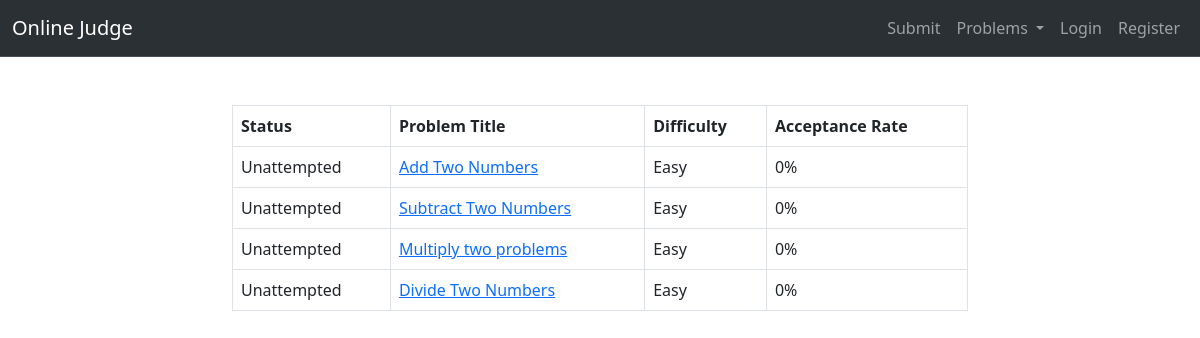
The page / on the database its author committed.
### code_execution/models.py (models this page shows)
class Problem(models.Model):
    difficulty_choices = [("Easy", "Easy"), ("Medium", "Medium"), ("Difficult", "Difficult")]
    problem_id = models.CharField(max_length=120)
    problem_title = models.CharField(max_length=200)
    problem_statement = models.TextField(max_length=10000)
    difficulty = models.CharField(max_length=50, choices=difficulty_choices, default="Easy")
    count_solved = models.IntegerField(default=0)
    count_attempted = models.IntegerField(default=0)
    user_uploaded = models.ForeignKey(User, on_delete=models.SET_NULL, null=True)

### code_execution/views.py (the view)
# urls.py: path('', views.show_problem, name="show_problems")
def show_problem(request):
    problems = Problems.objects.all()
    updated_problems = []
    for problem in problems:
        new_object = {'problem': problem}
        if Submission.objects.filter(Q(problem__problem_id=problem.problem_id) & Q(verdict="ACCEPTED") & Q(
                user__username=request.user.username)).exists():
            new_object['status'] = "Solved"
        elif Submission.objects.filter(
                Q(problem__problem_id=problem.problem_id) & Q(user__username=request.user.username)).exists():
            new_object['status'] = "Unsolved"
        else:
            new_object['status'] = "Unattempted"
        updated_problems.append((new_object))
    return render(request, "code_execution/problems.html", {"problems": updated_problems})

### code_execution/templates/code_execution/problems.html
{% extends "users/base.html" %}
{% block content %}
    <div class="container mt-5">
        <div class="row justify-content-center">
            <div class="col-md-8">
                <table class="table table-bordered table-hover">
                    <thead class="thead-light">
                        <tr>
                            <th>Status</th>
                            <th>Problem Title</th>
                            <th>Difficulty</th>
                            <th>Acceptance Rate</th>
                        </tr>
                    </thead>
                    <tbody>
                        {% for problem in problems %}
                            <tr>
                                <td>{{problem.status}}</td>
                                <td><a href="/problems/{{ problem.problem.problem_id }}">{{problem.problem.problem_title}}</a></td>
                                <td>{{problem.problem.difficulty}}</td>
                                <td>0%</td>
                            </tr>
                        {% endfor %}
                    </tbody>
                </table>
            </div>
        </div>
    </div>
{% endblock %}

### rows shown on the page
Problem: status "Unattempted", problem.problem_title "Add Two Numbers", problem.difficulty "Easy"
Problem: status "Unattempted", problem.problem_title "Subtract Two Numbers", problem.difficulty "Easy"
Problem: status "Unattempted", problem.problem_title "Multiply two problems", problem.difficulty "Easy"
Problem: status "Unattempted", problem.problem_title "Divide Two Numbers", problem.difficulty "Easy"
